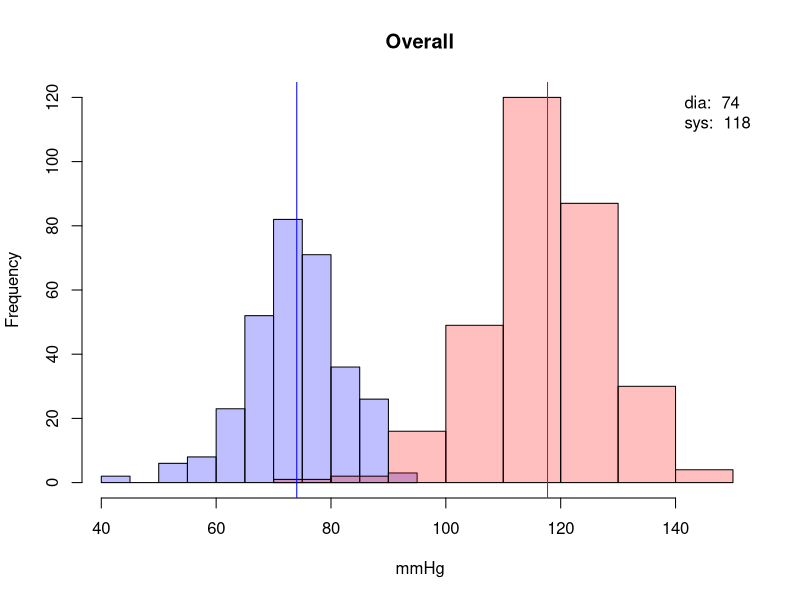

Reproduce this figure in R. (Note: this script raises an error after producing the figure.)
## ---- chunk 1
library(lubridate)
## ---- chunk 2
bp <- read.csv(file="bp.csv", header=TRUE, sep=",")
bp$datetime <- paste(bp$date, bp$time)
am <- hour(bp$datetime) < 12
pm <- hour(bp$datetime) >= 12
dates <- as.Date(bp$datetime)
mp <- c(min(bp$dia), max(bp$sys))
cdia <- rgb(0,0,1,1/4)
csys <- rgb(1,0,0,1/4)
cpul <- rgb(0,1,0,1/4)
## ---- chunk 3
plot.blood.pressure <- function(bp, title) {
  hsys <- hist(bp$sys, plot=F)
  hdia <- hist(bp$dia, plot=F)
  mc <- c(0, max(c(hsys$counts, hdia$counts)))
  plot(hdia, col=cdia, xlim=mp, ylim=mc, main = title, xlab = "mmHg")
  plot(hsys, col=csys, xlim=mp, ylim=mc, add=T)
  mdia <- mean(bp$dia)
  msys <- mean(bp$sys)
  abline(v=c(msys, mdia), col=c("red","blue"))
  legend("topright", bty="n", legend=c(paste("dia: ", format(mdia, digits=2)), paste("sys: ", format(msys, digits=2))))
}
## ---- chunk 4
plot.blood.pressure(bp, "Overall")
## ---- chunk 5
recent <- week(now()) - week(bp$datetime) < 4
plot.blood.pressure(bp[recent,], "Recently")
## ---- chunk 6
plot.blood.pressure(bp[am,], "Morning")
## ---- chunk 7
plot.blood.pressure(bp[pm,], "Evening")
## ---- chunk 8
movavg <- function(x, n=5){
  filter(x,rep(1/n,n), sides=2)
}
plot.dates <- function(dates, points, title, col) {
  cs <- c("lightblue", "blue")
  plot(dates[am], points[am], xlab="Date", ylab="mmHg", main=title, col=cs[1])
  points(dates[pm], points[pm], col=cs[2])
  a <- movavg(points, 14)
  lines(dates, a)
  abline(v=dates[wday(dates) %in% c(1,7)], col="lightgray")
  sd <- lm(points~dates)
  abline(sd, col=col)
  legend("bottomright", bty="n", legend=paste("r^2: ", format(summary(sd)$r.squared, digits=2)))
  legend("bottomleft", bty="n", legend=c("am", "pm"), text.col = cs, pt.bg=cs)
}
plot.dates(dates, bp$sys, "Systolic", "red")
plot.dates(dates, bp$dia, "Diastolic", "blue")
## ---- chunk 9
plot(bp$dia, bp$sys, xlab = "Diastolic", ylab="Systolic")
msd <- lm(bp$sys~bp$dia)
abline(msd)
legend("bottomright", bty="n", legend=paste("r^2: ", format(summary(msd)$r.squared, digits=2)))
## ---- chunk 10
plot.pulse <- function(pulse, c, title) {
  hpul <- hist(pulse, plot=F)
  plot(hpul, col=c, main = title, xlab = "bpm")
  m <- mean(pulse)
  abline(v=m, col=c)
  legend("topright", bty="n", legend=paste("av: ", format(m, digits=2)))
}
plot.pulse(bp$pul, cpul, "Overall")
## ---- chunk 11
plot.pulse(bp[am,]$pul, cpul, "Morning")
## ---- chunk 12
plot.pulse(bp[pm,]$pul, cpul, "Evening")
## ---- chunk 13
plot.dates(dates, bp$pul, "Pulse", "green")
